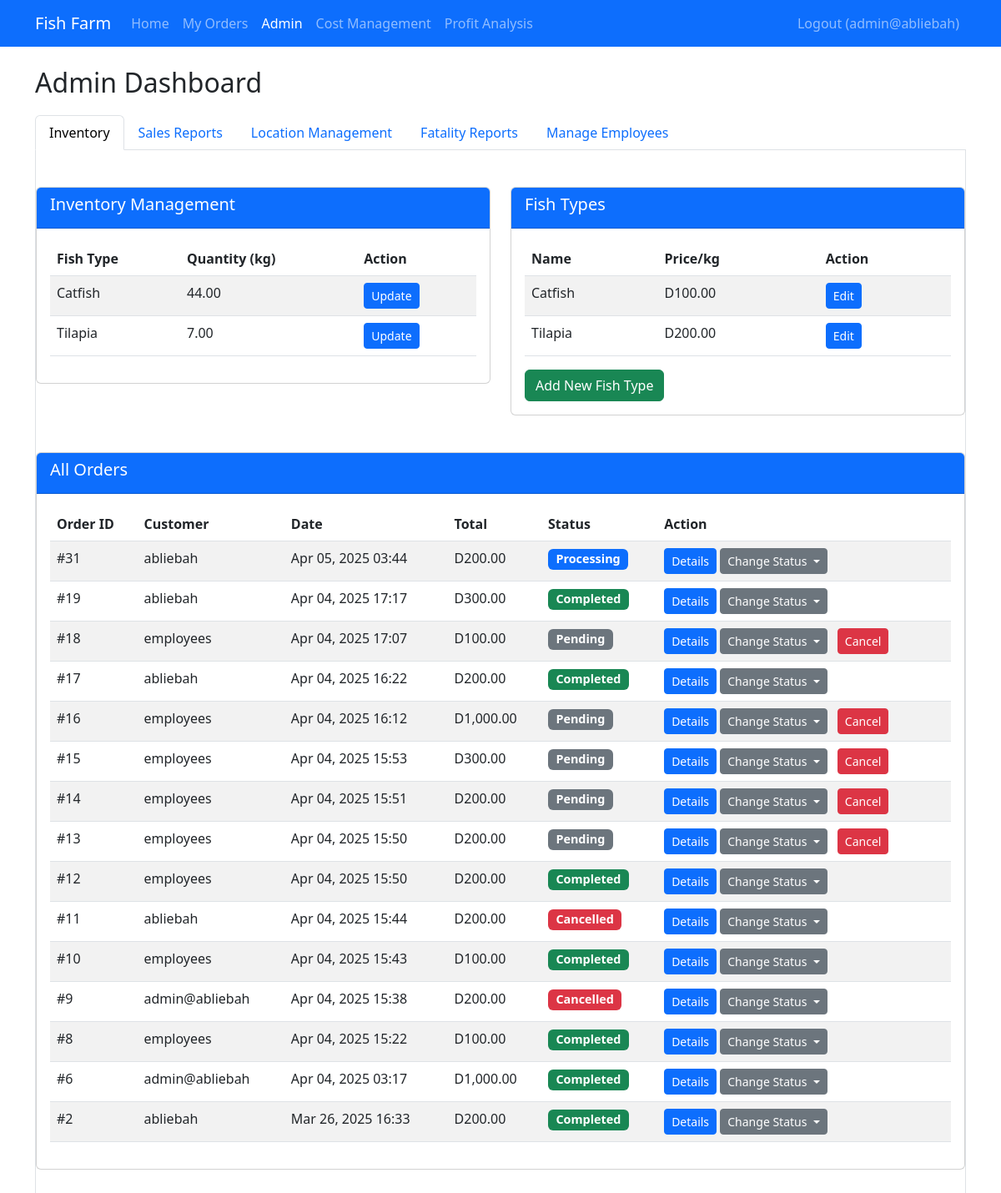
The page /admin.php (signed in) on the database as committed earlier.
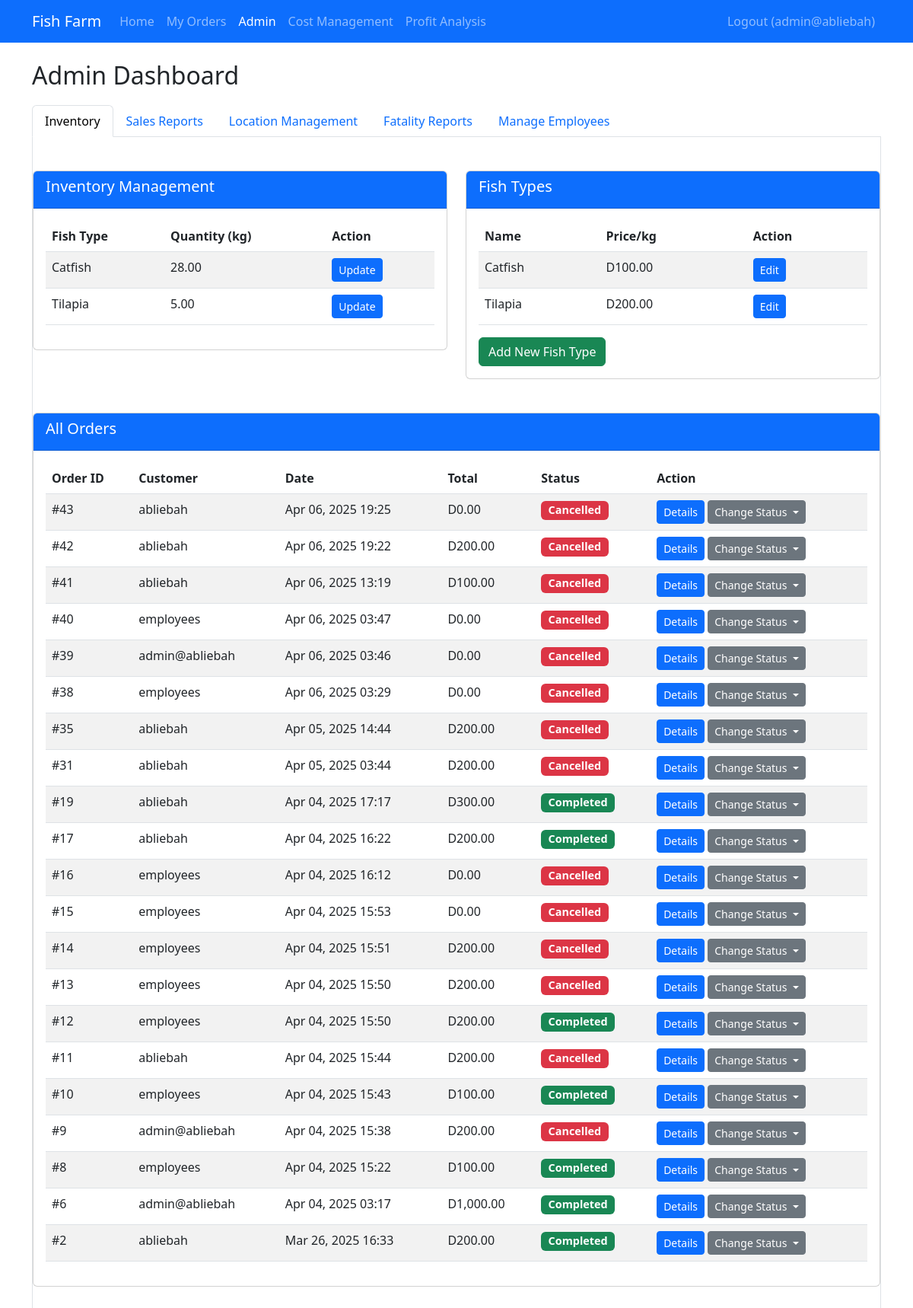
The same page on the database as committed later.
### tables this page shows
CREATE TABLE `inventory` (
  `id` int(11) NOT NULL,
  `fish_type_id` int(11) NOT NULL,
  `quantity_kg` decimal(10,2) NOT NULL,
  `last_updated` timestamp NOT NULL DEFAULT current_timestamp() ON UPDATE current_timestamp()
);

CREATE TABLE `fish_types` (
  `id` int(11) NOT NULL,
  `name` varchar(50) NOT NULL,
  `description` text DEFAULT NULL,
  `price_per_kg` decimal(10,2) NOT NULL,
  `image_path` varchar(255) DEFAULT NULL
);

CREATE TABLE `orders` (
  `id` int(11) NOT NULL,
  `user_id` int(11) NOT NULL,
  `order_date` timestamp NOT NULL DEFAULT current_timestamp(),
  `status` enum('pending','processing','completed','cancelled') DEFAULT 'pending',
  `total_amount` decimal(10,2) NOT NULL
);

CREATE TABLE `users` (
  `id` int(11) NOT NULL,
  `username` varchar(50) NOT NULL,
  `password` varchar(255) NOT NULL,
  `email` varchar(100) NOT NULL,
  `role` enum('admin','employee','customer') DEFAULT 'customer',
  `created_at` timestamp NOT NULL DEFAULT current_timestamp()
);

### functions.php (called while the page is built, shortened)
<?php
require_once 'config.php';
function getAllFishTypes()
{
    global $pdo;
    $stmt = $pdo->query("SELECT * FROM fish_types");
    return $stmt->fetchAll();
}
function getInventory()
{
    global $pdo;
    $stmt = $pdo->query("SELECT i.*, f.name, f.price_per_kg FROM inventory i JOIN fish_types f ON i.fish_type_id = f.id");
    return $stmt->fetchAll();
}
function getOrders($userId = null)
{
    global $pdo;
    if ($userId) {
        $stmt = $pdo->prepare("SELECT o.*, u.username FROM orders o JOIN users u ON o.user_id = u.id WHERE o.user_id = ? ORDER BY o.order_date DESC");
        $stmt->execute([$userId]);
    } else {
        $stmt = $pdo->query("SELECT o.*, u.username FROM orders o JOIN users u ON o.user_id = u.id ORDER BY o.order_date DESC");
    }
    return $stmt->fetchAll();
}

### admin.php (the view, shortened to what the changed rows need)
<?php
require_once 'auth.php';
require_once 'functions.php';
$fishTypes = getAllFishTypes();
$inventory = getInventory();
$orders = getOrders();
?>
<!DOCTYPE html>
<html lang="en">
<head>
    <link href="https://cdn.jsdelivr.net/npm/bootstrap@5.3.0/dist/css/bootstrap.min.css" rel="stylesheet">
</head>
<body>
    <div class="container mt-4">
        <h2>Admin Dashboard</h2>
        <div class="tab-content" id="adminTabsContent">
            <div class="tab-pane fade show active" id="inventory" role="tabpanel">
                <div class="row mt-4">
                    <div class="col-md-6">
                        <div class="card">
                            <div class="card-body">
                                <table class="table table-striped">
                                    <thead>
                                        <tr>
                                            <th>Fish Type</th>
                                            <th>Quantity (kg)</th>
                                            <th>Action</th>
                                        </tr>
                                    </thead>
                                    <tbody>
                                        <?php foreach ($inventory as $item): ?>
                                            <tr>
                                                <td><?= htmlspecialchars($item['name']) ?></td>
                                                <td><?= number_format($item['quantity_kg'], 2) ?></td>
                                                <td>
                                                    <button class="btn btn-sm btn-primary" data-bs-toggle="modal" data-bs-target="#updateInventoryModal"
                                                        data-id="<?= $item['fish_type_id'] ?>" data-name="<?= htmlspecialchars($item['name']) ?>"
                                                        data-quantity="<?= $item['quantity_kg'] ?>">
                                                        Update
                                                    </button>
                                                </td>
                                            </tr>
                                        <?php endforeach; ?>
                                    </tbody>
                                </table>
                            </div>
                        </div>
                    </div>
                    <div class="col-md-6">
                        <div class="card">
                            <div class="card-body">
                                <table class="table table-striped">
                                    <thead>
                                        <tr>
                                            <th>Name</th>
                                            <th>Price/kg</th>
                                            <th>Action</th>
                                        </tr>
                                    </thead>
                                    <tbody>
                                        <?php foreach ($fishTypes as $fish): ?>
                                            <tr>
                                                <td><?= htmlspecialchars($fish['name']) ?></td>
                                                <td>D<?= number_format($fish['price_per_kg'], 2) ?></td>
                                                <td>
                                                    <button class="btn btn-sm btn-primary" data-bs-toggle="modal" data-bs-target="#editFishModal"
                                                        data-id="<?= $fish['id'] ?>" data-name="<?= htmlspecialchars($fish['name']) ?>"
                                                        data-description="<?= htmlspecialchars($fish['description']) ?>"
                                                        data-price="<?= $fish['price_per_kg'] ?>">
                                                        Edit
                                                    </button>
                                                </td>
                                            </tr>
                                        <?php endforeach; ?>
                                    </tbody>
                                </table>
                            </div>
                        </div>
                    </div>
                </div>
                <div class="card mt-4">
                    <div class="card-body">
                        <table class="table table-striped">
                            <thead>
                                <tr>
                                    <th>Order ID</th>
                                    <th>Customer</th>
                                    <th>Date</th>
                                    <th>Total</th>
                                    <th>Status</th>
                                    <th>Action</th>
                                </tr>
                            </thead>
                            <tbody>
                                <?php foreach ($orders as $order): ?>
                                    <tr>
                                        <td>#<?= $order['id'] ?></td>
                                        <td><?= htmlspecialchars($order['username']) ?></td>
                                        <td><?= date('M d, Y H:i', strtotime($order['order_date'])) ?></td>
                                        <td>D<?= number_format($order['total_amount'], 2) ?></td>
                                        <td>
                                            <span class="badge
                                <?= $order['status'] === 'completed' ? 'bg-success' : ($order['status'] === 'processing' ? 'bg-primary' : ($order['status'] === 'cancelled' ? 'bg-danger' : 'bg-secondary')) ?>">
                                                <?= ucfirst($order['status']) ?>
                                            </span>
                                        </td>
                                        <td>
                                            <button class="btn btn-sm btn-primary" data-bs-toggle="modal" data-bs-target="#orderDetailsModal"
                                                data-id="<?= $order['id'] ?>">
                                                Details
                                            </button>
                                            <div class="btn-group">
                                                <button type="button" class="btn btn-sm btn-secondary dropdown-toggle" data-bs-toggle="dropdown">
                                                    Change Status
                                                </button>
                                            </div>
                                            <?php if ($order['status'] === 'pending'): ?>
                                                <form method="POST" action="update_order_status.php" style="display:inline;">
                                                    <button type="submit" class="btn btn-danger btn-sm ms-2">Cancel</button>
                                                </form>
                                            <?php endif; ?>
                                        </td>
                                    </tr>
                                <?php endforeach; ?>
                            </tbody>
                        </table>
                    </div>
                </div>
            </div>
        </div>
</body>
</html>

Rows that differ between the two databases and show on the page:
removed orders: id "18", user.username "employees", order_date "Apr 04, 2025 17:07", total_amount "100.00", status "Pending"
changed inventory "Catfish": quantity_kg "44.00" → "28.00"
changed inventory "Tilapia": quantity_kg "7.00" → "5.00"
added orders: id "43", user.username "abliebah", order_date "Apr 06, 2025 19:25", total_amount "0.00", status "Cancelled"
added orders: id "42", user.username "abliebah", order_date "Apr 06, 2025 19:22", total_amount "200.00", status "Cancelled"
added orders: id "41", user.username "abliebah", order_date "Apr 06, 2025 13:19", total_amount "100.00", status "Cancelled"
added orders: id "40", user.username "employees", order_date "Apr 06, 2025 03:47", total_amount "0.00", status "Cancelled"
added orders: id "39", user.username "admin@abliebah", order_date "Apr 06, 2025 03:46", total_amount "0.00", status "Cancelled"
added orders: id "38", user.username "employees", order_date "Apr 06, 2025 03:29", total_amount "0.00", status "Cancelled"
added orders: id "35", user.username "abliebah", order_date "Apr 05, 2025 14:44", total_amount "200.00", status "Cancelled"
changed orders "Apr 05, 2025 03:44": status "Processing" → "Cancelled"
changed orders "Apr 04, 2025 16:12": total_amount "1,000.00" → "0.00"; status "Pending" → "Cancelled"; no longer shows "Cancel"
changed orders "Apr 04, 2025 15:53": total_amount "300.00" → "0.00"; status "Pending" → "Cancelled"; no longer shows "Cancel"
changed orders "Apr 04, 2025 15:51": status "Pending" → "Cancelled"; no longer shows "Cancel"
changed orders id 13: status "Pending" → "Cancelled"; no longer shows "Cancel"
